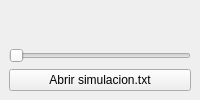
<?xml version="1.0" encoding="UTF-8"?>
<ui version="4.0">
 <class>MainWindow</class>
 <widget class="QMainWindow" name="MainWindow">
  <property name="windowTitle">
   <string>Gráfica Simulación</string>
  </property>
  <widget class="QWidget" name="centralwidget">
   <layout class="QVBoxLayout" name="verticalLayout">
    <item>
     <widget class="GraficaWidget" name="grafica" native="true"/>
    </item>
    <item>
     <widget class="QSlider" name="pasoSlider">
      <property name="orientation">
       <enum>Qt::Horizontal</enum>
      </property>
     </widget>
    </item>
    <item>
     <widget class="QPushButton" name="abrirButton">
      <property name="text">
       <string>Abrir simulacion.txt</string>
      </property>
     </widget>
    </item>
   </layout>
  </widget>
 </widget>
 <customwidgets>
  <customwidget>
   <class>GraficaWidget</class>
   <extends>QWidget</extends>
   <header>graficawidget.h</header>
  </customwidget>
 </customwidgets>
 <resources/>
 <connections/>
</ui>
